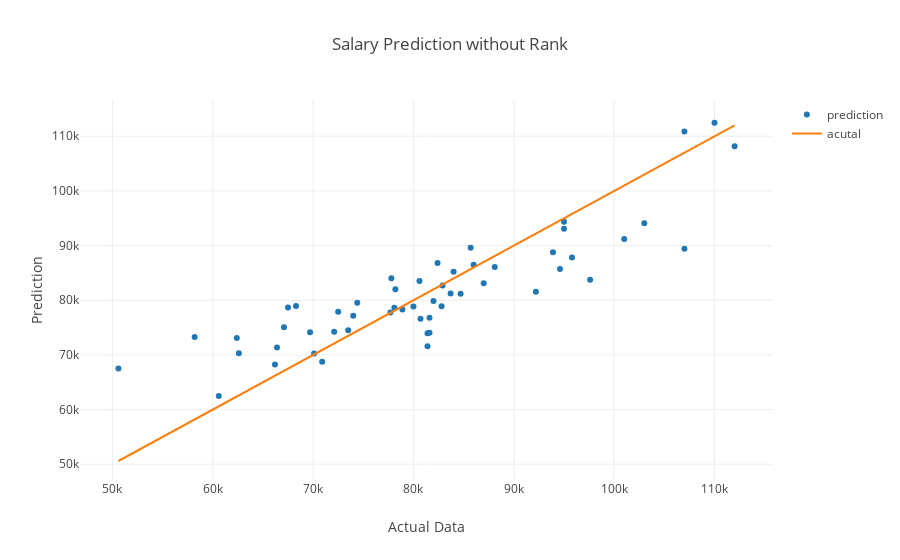

Source (notebook cell):
### Code cell
salary_pred = lg.predict(all_test_feature)
all_test_outcomes['pred'] = salary_pred
all_test_outcomes = all_test_outcomes.sort_values(by=['Mid-Career Median Salary'])
prediction_trace_list = []
prediction_trace_list.append(go.Scatter(x=all_test_outcomes['Mid-Career Median Salary'], y=all_test_outcomes['pred'], mode = 'markers', name='prediction'))
prediction_trace_list.append(go.Scatter(x=all_test_outcomes['Mid-Career Median Salary'], y=all_test_outcomes['Mid-Career Median Salary'], name='acutal'))
layout = go.Layout(
    title='Salary Prediction without Rank',
    xaxis = dict(title = 'Actual Data'),
    yaxis = dict(title = 'Prediction'),
#     mode = 'markers'
)
fig = go.Figure(data=prediction_trace_list, layout=layout)
py.offline.iplot(fig)
